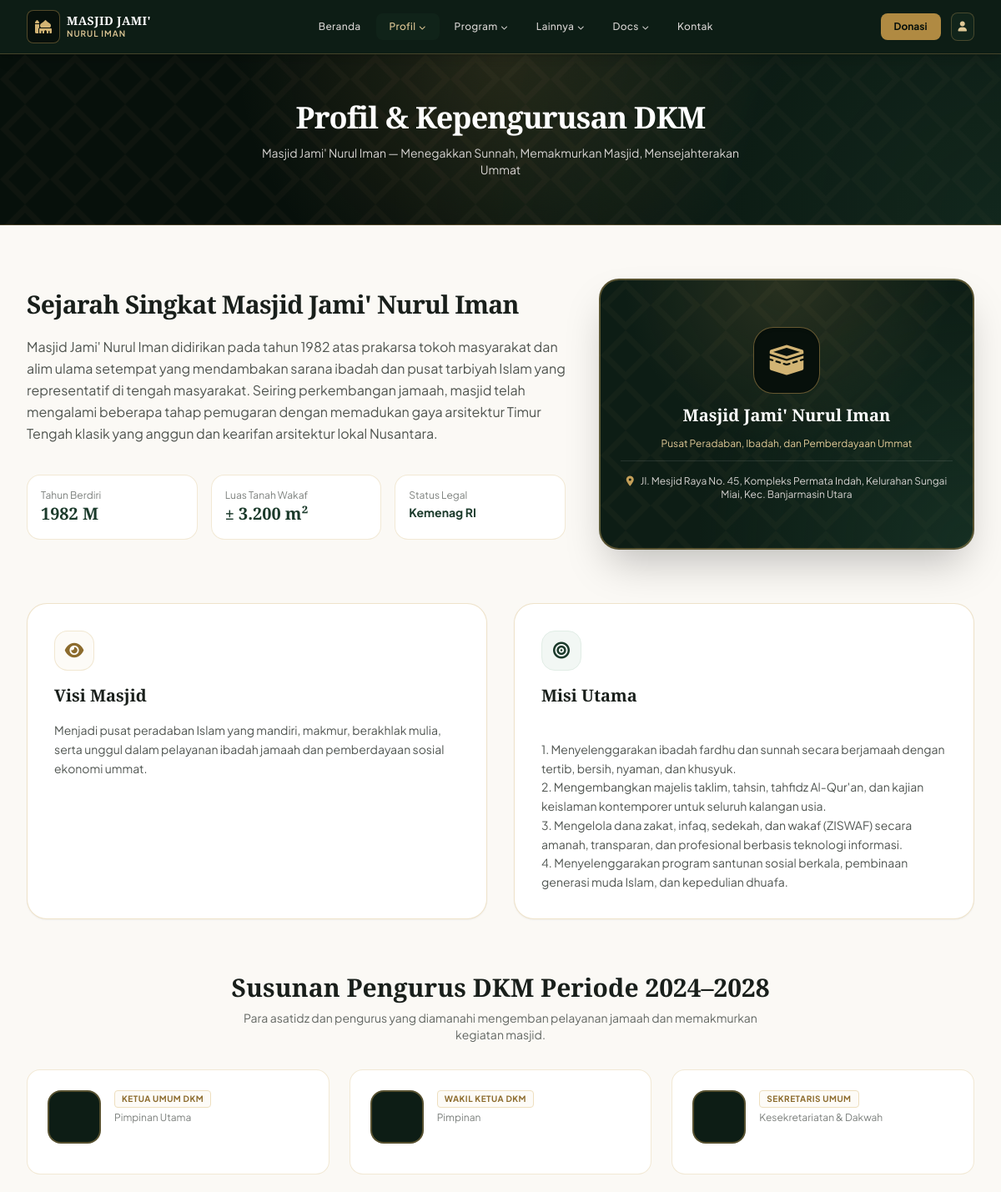
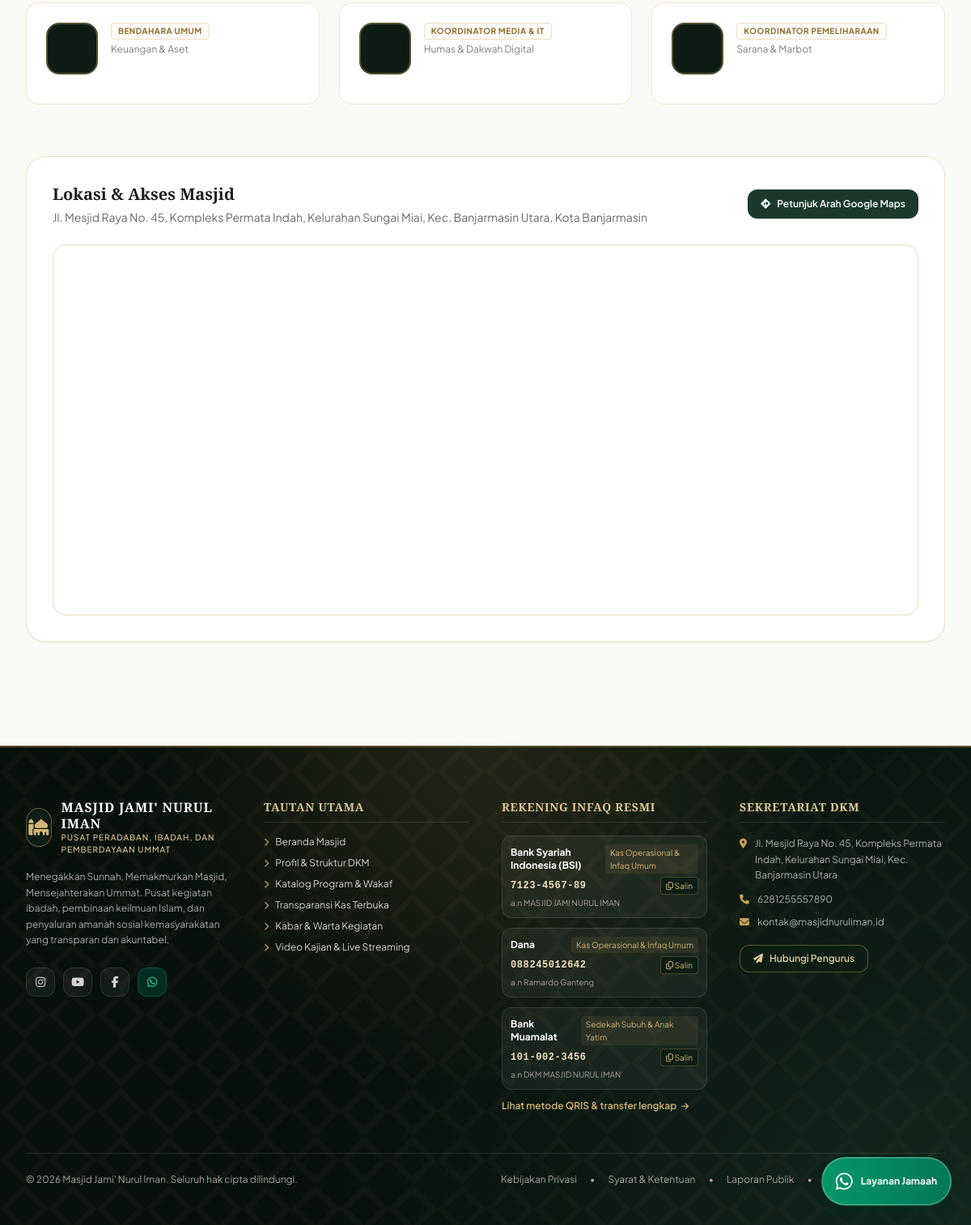
The app's page /home/profil.php with its own data (2 pictures, top to bottom).
### tables this page shows
CREATE TABLE IF NOT EXISTS `profil_masjid` (
  `id` int NOT NULL DEFAULT '1',
  `nama_masjid` varchar(150) NOT NULL DEFAULT 'Masjid Jami'' Nurul Iman',
  `sebutan` varchar(100) NOT NULL DEFAULT 'Pusat Dakwah, Ibadah, dan Pemberdayaan Ummat',
  `slogan` varchar(255) NOT NULL DEFAULT 'Memakmurkan Masjid, Mensejahterakan Ummat',
  `sejarah` text,
  `visi` text,
  `misi` text,
  `alamat` text NOT NULL,
  `kota` varchar(100) NOT NULL DEFAULT 'Banjarmasin',
  `google_maps_embed` text,
  `whatsapp` varchar(25) NOT NULL DEFAULT '6281234567890',
  `email` varchar(100) NOT NULL DEFAULT 'info@masjidnuruliman.id',
  `instagram` varchar(100) DEFAULT 'masjidnuruliman.official',
  `youtube` varchar(100) DEFAULT 'MasjidNurulImanTV',
  `facebook` varchar(100) DEFAULT 'MasjidNurulImanOfficial',
  `foto_masjid` varchar(255) DEFAULT NULL,
  `saldo_awal_kas` decimal(15,2) NOT NULL DEFAULT '15000000.00',
  `updated_at` timestamp NULL DEFAULT CURRENT_TIMESTAMP ON UPDATE CURRENT_TIMESTAMP,
  `tiktok` varchar(255) DEFAULT NULL,
  `twitter` varchar(255) DEFAULT NULL,
  `telegram` varchar(255) DEFAULT NULL,
  PRIMARY KEY (`id`)
);

CREATE TABLE IF NOT EXISTS `pengurus_masjid` (
  `id` int NOT NULL AUTO_INCREMENT,
  `nama` varchar(100) NOT NULL,
  `jabatan` varchar(100) NOT NULL,
  `bidang` varchar(100) DEFAULT NULL,
  `user_id` int DEFAULT NULL,
  `no_hp` varchar(25) DEFAULT NULL,
  `foto` varchar(255) DEFAULT NULL,
  `urutan` int NOT NULL DEFAULT '1',
  `created_at` timestamp NULL DEFAULT CURRENT_TIMESTAMP,
  PRIMARY KEY (`id`),
  KEY `fk_pengurus_user_id` (`user_id`),
  CONSTRAINT `fk_pengurus_user_id` FOREIGN KEY (`user_id`) REFERENCES `users` (`id`) ON DELETE SET NULL ON UPDATE CASCADE
);

CREATE TABLE IF NOT EXISTS `rekening_donasi` (
  `id` int NOT NULL AUTO_INCREMENT,
  `nama_bank` varchar(50) NOT NULL,
  `nomor_rekening` varchar(50) NOT NULL,
  `atas_nama` varchar(100) NOT NULL,
  `kategori_donasi` varchar(100) NOT NULL DEFAULT 'Infaq & Kas Umum',
  `logo_bank` varchar(255) DEFAULT NULL,
  `qris_image` varchar(255) DEFAULT NULL,
  `is_active` tinyint(1) NOT NULL DEFAULT '1',
  `urutan` int NOT NULL DEFAULT '1',
  `created_at` timestamp NULL DEFAULT CURRENT_TIMESTAMP,
  PRIMARY KEY (`id`),
  KEY `idx_rekening_active` (`is_active`)
);

### home/profil.php (the view, shortened to what the rows shown need)
<?php
require_once __DIR__ . '/../config/database.php';
$profil = get_profil_masjid();
$pengurus = $pdo->query("
    SELECT
        pm.id, pm.jabatan, pm.bidang, pm.urutan, pm.user_id,
        u.id as uid, u.nama_lengkap, u.avatar, u.bio, u.is_public_profile
    FROM pengurus_masjid pm
    LEFT JOIN users u ON pm.user_id = u.id
    WHERE u.status = 'aktif' OR pm.user_id IS NULL
    ORDER BY pm.urutan ASC, pm.id ASC
")->fetchAll();
require_once __DIR__ . '/../layouts/public_header.php';
?>
<div class="bg-cypress-950 text-white py-14 relative pattern-arabesque-dark border-b border-antique-500/30">
    <div class="max-w-7xl mx-auto px-4 sm:px-6 lg:px-8 text-center space-y-3 relative z-10">
<h1 class="text-3xl sm:text-4xl font-extrabold tracking-tight font-classic text-white">
            Profil &amp; Kepengurusan DKM
        </h1>
        <p class="text-stone-300 text-xs sm:text-sm max-w-xl mx-auto">
            <?= e($profil['nama_masjid']) ?> — <?= e($profil['slogan']) ?>
        </p>
    </div>
</div>
<div class="max-w-7xl mx-auto px-4 sm:px-6 lg:px-8 py-16 space-y-16">
    <div class="grid grid-cols-1 lg:grid-cols-12 gap-10 items-center">
        <div class="lg:col-span-7 space-y-5">
<h2 class="text-2xl sm:text-3xl font-bold text-warm-900 tracking-tight font-classic">
                Sejarah Singkat <?= e($profil['nama_masjid']) ?>
            </h2>
            <div class="prose prose-sm text-warm-800/80 leading-relaxed space-y-4">
                <p><?= nl2br(e($profil['sejarah'])) ?></p>
            </div>
            <div class="grid grid-cols-2 sm:grid-cols-3 gap-4 pt-4">
                <div class="p-4 rounded-2xl bg-white border border-antique-300/40 shadow-xs">
                </div>
                <div class="p-4 rounded-2xl bg-white border border-antique-300/40 shadow-xs">
                </div>
                <div class="p-4 rounded-2xl bg-white border border-antique-300/40 shadow-xs col-span-2 sm:col-span-1">
                </div>
            </div>
        </div>
        <div class="lg:col-span-5">
            <div class="rounded-3xl bg-cypress-900 border-2 border-antique-500/40 p-6 text-white shadow-2xl pattern-arabesque-dark relative overflow-hidden">
                <div class="text-center py-8 space-y-3">
                    <div class="w-20 h-20 mx-auto rounded-3xl bg-cypress-950 border border-antique-500/50 flex items-center justify-center text-antique-400 shadow-inner">
                        <i class="fa-solid fa-kaaba text-4xl"></i>
                    </div>
                    <h3 class="font-classic text-xl font-bold text-white"><?= e($profil['nama_masjid']) ?></h3>
                    <p class="text-xs text-antique-300 max-w-xs mx-auto"><?= e($profil['sebutan']) ?></p>
                    <div class="pt-4 border-t border-white/10 text-xs text-stone-300">
                        <p><i class="fa-solid fa-location-dot text-antique-500 mr-1.5"></i> <?= e($profil['alamat']) ?></p>
                    </div>
                </div>
            </div>
        </div>
    </div>
    <div class="grid grid-cols-1 md:grid-cols-2 gap-8">
        <div class="bg-white rounded-3xl p-8 border border-antique-300/50 shadow-sm space-y-4">
            <div class="w-12 h-12 rounded-2xl bg-antique-50 border border-antique-300/40 flex items-center justify-center text-antique-700">
                <i class="fa-solid fa-eye text-xl"></i>
            </div>
            <h3 class="text-xl font-bold text-warm-900 font-classic">Visi Masjid</h3>
            <p class="text-sm text-warm-800/80 leading-relaxed">
                <?= nl2br(e($profil['visi'])) ?>
            </p>
        </div>
        <div class="bg-white rounded-3xl p-8 border border-antique-300/50 shadow-sm space-y-4">
            <div class="w-12 h-12 rounded-2xl bg-cypress-50 border border-cypress-100 flex items-center justify-center text-cypress-700">
                <i class="fa-solid fa-bullseye text-xl"></i>
            </div>
            <h3 class="text-xl font-bold text-warm-900 font-classic">Misi Utama</h3>
            <div class="text-sm text-warm-800/80 leading-relaxed whitespace-pre-line">
                <?= e($profil['misi']) ?>
            </div>
        </div>
    </div>
    <div class="space-y-8">
        <div class="text-center max-w-2xl mx-auto space-y-2">
<h2 class="text-2xl sm:text-3xl font-bold text-warm-900 font-classic">
                Susunan Pengurus DKM Periode 2024–2028
            </h2>
        </div>
        <div class="grid grid-cols-1 sm:grid-cols-2 lg:grid-cols-3 gap-6">
            <?php foreach ($pengurus as $p):
                $avatarPath = !empty($p['avatar']) ? trim((string)$p['avatar']) : '';
                $avatarUrl = $avatarPath !== '' ? upload_url($avatarPath) : '';
                $namaDisplay = !empty($p['nama_lengkap']) ? $p['nama_lengkap'] : $p['nama'];
            ?>
                <div class="bg-white rounded-2xl p-6 border border-antique-300/40 shadow-xs hover:shadow-md transition">
                    <div class="flex items-start gap-4 mb-3">
                        <?php if ($avatarUrl): ?>
                            <img src="<?= e($avatarUrl) ?>" alt="<?= e($namaDisplay) ?>" class="w-16 h-16 rounded-2xl object-cover border-2 border-antique-300 shrink-0">
                        <?php else: ?>
                            <div class="w-16 h-16 rounded-2xl bg-cypress-900 border-2 border-antique-500/40 flex items-center justify-center text-antique-300 font-bold text-xl shrink-0">
                            </div>
                        <?php endif; ?>
                        <div class="flex-1">
                            <span class="text-[10px] font-bold uppercase tracking-wider text-antique-700 bg-antique-50 px-2 py-0.5 rounded border border-antique-200 block w-fit mb-1">
                                <?= e($p['jabatan']) ?>
                            </span>
                            <span class="text-xs text-warm-800/60 block mt-0.5"><?= e($p['bidang'] ?: 'Pengurus Harian') ?></span>
                        </div>
                    </div>
                </div>
            <?php endforeach; ?>
        </div>
    </div>
    <div class="bg-white rounded-3xl p-6 sm:p-8 border border-antique-300/50 shadow-sm space-y-6">
        <div class="flex flex-col sm:flex-row sm:items-center justify-between gap-4">
            <div>
                <h3 class="text-xl font-bold text-warm-900 font-classic">Lokasi &amp; Akses Masjid</h3>
                <p class="text-xs sm:text-sm text-warm-800/70 mt-1"><?= e($profil['alamat']) ?>, <?= e($profil['kota']) ?></p>
            </div>
        </div>
    </div>
</div>
<?php require_once __DIR__ . '/../layouts/public_footer.php'; ?>

### layouts/public_footer.php (shortened to what the rows shown need)
<?php
$profil = get_profil_masjid();
$base = base_url();
$rekeningFooter = $pdo->query("SELECT * FROM rekening_donasi WHERE is_active = 1 ORDER BY urutan ASC LIMIT 3")->fetchAll();
?>
    </main>
    <footer class="bg-cypress-950 text-white border-t-2 border-antique-500/40 relative overflow-hidden mt-16 pattern-arabesque-dark">
        <div class="max-w-7xl mx-auto px-4 sm:px-6 lg:px-8 pt-16 pb-12 relative z-10">
            <div class="grid grid-cols-1 md:grid-cols-2 lg:grid-cols-4 gap-10">
                <div class="space-y-4">
                    <div class="flex items-center gap-3">
                        <div class="w-12 h-12 rounded-2xl bg-cypress-900 border border-antique-500/50 flex items-center justify-center text-antique-400 shadow-inner">
                        </div>
                        <div>
                            <span class="font-classic text-base font-bold tracking-wider block text-white leading-tight">
                                <?= strtoupper(e($profil['nama_masjid'])) ?>
                            </span>
                            <span class="text-[10px] text-antique-300 uppercase tracking-widest block font-medium">
                                <?= e($profil['sebutan']) ?>
                            </span>
                        </div>
                    </div>
                    <p class="text-xs text-stone-300/80 leading-relaxed">
                        <?= e($profil['slogan']) ?>. Pusat kegiatan ibadah, pembinaan keilmuan Islam, dan penyaluran amanah sosial kemasyarakatan yang transparan dan akuntabel.
                    </p>
                    <div class="flex items-center gap-2.5 pt-2">
                        <?php if (!empty($profil['instagram'])): ?>
                            <a href="https://instagram.com/<?= e($profil['instagram']) ?>" target="_blank" class="w-9 h-9 rounded-xl bg-white/5 hover:bg-pink-500 hover:text-white border border-white/10 flex items-center justify-center text-stone-300 transition-luxury" title="Instagram">
                            </a>
                        <?php endif; ?>
                        <?php if (!empty($profil['youtube'])): ?>
                            <a href="https://youtube.com/@<?= e($profil['youtube']) ?>" target="_blank" class="w-9 h-9 rounded-xl bg-white/5 hover:bg-red-600 hover:text-white border border-white/10 flex items-center justify-center text-stone-300 transition-luxury" title="YouTube">
                            </a>
                        <?php endif; ?>
                        <?php if (!empty($profil['facebook'])): ?>
                            <a href="https://facebook.com/<?= e($profil['facebook']) ?>" target="_blank" class="w-9 h-9 rounded-xl bg-white/5 hover:bg-blue-600 hover:text-white border border-white/10 flex items-center justify-center text-stone-300 transition-luxury" title="Facebook">
                            </a>
                        <?php endif; ?>
                        <a href="https://wa.me/<?= preg_replace('/[^0-9]/', '', $profil['whatsapp']) ?>" target="_blank" class="w-9 h-9 rounded-xl bg-emerald-950 hover:bg-emerald-600 hover:text-white border border-emerald-500/30 flex items-center justify-center text-emerald-400 transition-luxury" title="WhatsApp">
                        </a>
                    </div>
                </div>
                <div>
                    <div class="space-y-3">
                        <?php foreach ($rekeningFooter as $rek): ?>
                            <div class="p-2.5 rounded-xl bg-white/5 border border-white/10 text-xs">
                                <div class="flex items-center justify-between">
                                    <span class="font-bold text-white"><?= e($rek['nama_bank']) ?></span>
                                    <span class="text-[10px] text-antique-400 bg-antique-500/10 px-1.5 py-0.5 rounded"><?= e($rek['kategori_donasi']) ?></span>
                                </div>
                                <div class="flex items-center justify-between mt-1">
                                    <span class="font-mono text-antique-200 tracking-wider font-semibold text-xs"><?= e($rek['nomor_rekening']) ?></span>
                                    <button type="button" id="copyBtnFooter-<?= htmlspecialchars(md5($rek['id'])) ?>" onclick="copyToClipboardBtn('<?= e($rek['nomor_rekening']) ?>', '<?= htmlspecialchars(md5($rek['id'])) ?>', 'footer');" class="text-[10px] text-antique-400 hover:text-antique-200 px-1.5 py-0.5 rounded bg-cypress-900 border border-antique-500/30 transition-luxury">
                                        <i class="fa-regular fa-copy"></i> Salin
                                    </button>
                                </div>
                                <span class="text-[10px] text-stone-400 block mt-0.5">a.n <?= e($rek['atas_nama']) ?></span>
                            </div>
                        <?php endforeach; ?>
                    </div>
                </div>
                <div class="space-y-3">
                    <p class="text-xs text-stone-300/80 flex items-start gap-2.5 leading-relaxed">
                        <i class="fa-solid fa-location-dot text-antique-500 mt-1 shrink-0"></i>
                        <span><?= e($profil['alamat']) ?></span>
                    </p>
                    <p class="text-xs text-stone-300/80 flex items-center gap-2.5">
                        <i class="fa-solid fa-phone text-antique-500 shrink-0"></i>
                        <span><?= e($profil['whatsapp']) ?></span>
                    </p>
                    <p class="text-xs text-stone-300/80 flex items-center gap-2.5">
                        <i class="fa-solid fa-envelope text-antique-500 shrink-0"></i>
                        <span><?= e($profil['email']) ?></span>
                    </p>
                </div>
            </div>
            <div class="mt-12 pt-6 border-t border-white/10 flex flex-col sm:flex-row items-center justify-between text-xs text-stone-400 gap-4">
                <p>&copy; <?= date('Y') ?> <?= e($profil['nama_masjid']) ?>. Seluruh hak cipta dilindungi.</p>
                <div class="flex items-center gap-4 text-xs">
                    <a href="<?= $base ?>/docs/privacy.php" class="hover:text-antique-300">Kebijakan Privasi</a>
                    <span>•</span>
                    <a href="<?= $base ?>/docs/terms.php" class="hover:text-antique-300">Syarat &amp; Ketentuan</a>
                    <span>•</span>
                    <a href="<?= $base ?>/transparansi" class="hover:text-antique-300">Laporan Publik</a>
                    <span>•</span>
                    <a href="<?= $base ?>/auth/login" class="hover:text-antique-300">Portal Pengurus &amp; Donatur</a>
                </div>
            </div>
        </div>
    </footer>
</body>
</html>

### records on screen
profil_masjid: nama_masjid "Masjid Jami' Nurul Iman", slogan "Menegakkan Sunnah, Memakmurkan Masjid, Mensejahterakan Ummat", sejarah "Masjid Jami' Nurul Iman didirikan pada tahun 1982 atas prakarsa tokoh masyarakat dan alim ulama setempat yang mendambakan sarana ibadah dan pusat tarbiyah Islam yang representatif di tengah masyarakat. Seiring perkembangan jamaah, masjid telah mengalami beberapa tahap pemugaran dengan memadukan gaya arsitektur Timur Tengah klasik yang anggun dan kearifan arsitektur lokal Nusantara.", sebutan "Pusat Peradaban, Ibadah, dan Pemberdayaan Ummat", alamat "Jl. Mesjid Raya No. 45, Kompleks Permata Indah, Kelurahan Sungai Miai, Kec. Banjarmasin Utara", visi "Menjadi pusat peradaban Islam yang mandiri, makmur, berakhlak mulia, serta unggul dalam pelayanan ibadah jamaah dan pemberdayaan sosial ekonomi ummat.", misi "1. Menyelenggarakan ibadah fardhu dan sunnah secara berjamaah dengan tertib, bersih, nyaman, dan khusyuk. 2. Mengembangkan majelis taklim, tahsin, tahfidz Al-Qur'an, dan kajian keislaman kontemporer untuk seluruh kalangan usia. 3. Mengelola dana zakat, infaq, sedekah, dan wakaf (ZISWAF) secara amanah, transparan, dan profesional berbasis teknologi informasi. 4. Menyelenggarakan program santunan sosial berkala, pembinaan generasi muda Islam, dan kepedulian dhuafa.", kota "Kota Banjarmasin", nama_masjid "MASJID JAMI' NURUL IMAN", sebutan "PUSAT PERADABAN, IBADAH, DAN PEMBERDAYAAN UMMAT", whatsapp "6281255557890", email "kontak@masjidnuruliman.id"
pengurus_masjid: jabatan "KETUA UMUM DKM", bidang "Pimpinan Utama"
pengurus_masjid: jabatan "WAKIL KETUA DKM", bidang "Pimpinan"
pengurus_masjid: jabatan "SEKRETARIS UMUM", bidang "Kesekretariatan & Dakwah"
pengurus_masjid: jabatan "BENDAHARA UMUM", bidang "Keuangan & Aset"
pengurus_masjid: jabatan "KOORDINATOR MEDIA & IT", bidang "Humas & Dakwah Digital"
pengurus_masjid: jabatan "KOORDINATOR PEMELIHARAAN", bidang "Sarana & Marbot"
rekening_donasi: nama_bank "Bank Syariah Indonesia (BSI)", kategori_donasi "Kas Operasional & Infaq Umum", nomor_rekening "7123-4567-89", atas_nama "MASJID JAMI NURUL IMAN"
rekening_donasi: nama_bank "Dana", kategori_donasi "Kas Operasional & Infaq Umum", nomor_rekening "088245012642", atas_nama "Ramardo Ganteng"
rekening_donasi: nama_bank "Bank Muamalat", kategori_donasi "Sedekah Subuh & Anak Yatim", nomor_rekening "101-002-3456", atas_nama "DKM MASJID NURUL IMAN"
